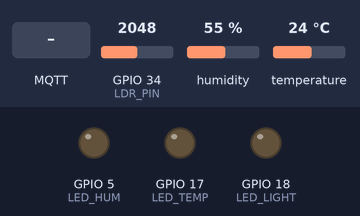
Bench run of a sketch on a simulated ESP32. Parts: output pins drawn as LEDs (lit = HIGH). Inputs (shaded band) come from the test bench; at power-on: GPIO 34 (LDR_PIN) = 2048, humidity 55 %, temperature 24 °C. WiFi joins after 1.5 s; servers stay silent unless stated; random numbers use the default seed unless the sketch sets one; no MQTT or app messages arrive unless stated; what the sketch prints to the serial monitor is not drawn.

Above: at 2.7 s.
2.8 s: MQTT message "true" arrives on the first subscribed topic
At 3.3 s:
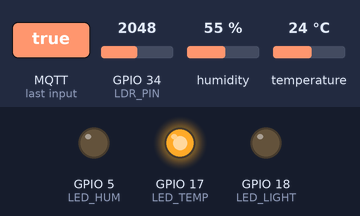
4.3 s: MQTT message "true" arrives on the second subscribed topic
At 5.5 s:
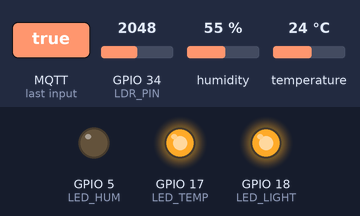
5.8 s: MQTT message "1" arrives on the first subscribed topic
At 6.7 s:
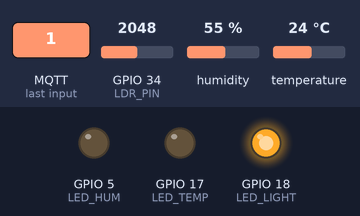
7.3 s: MQTT message "true" arrives on the third subscribed topic
At 8.0 s:
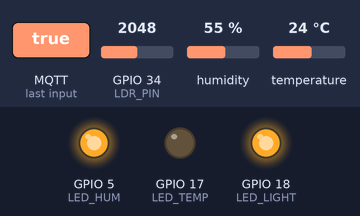
8.8 s: MQTT message "1" arrives on the second subscribed topic
At 10.0 s:
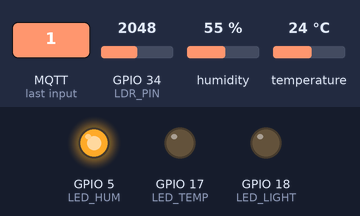
10.3 s: MQTT message "true" arrives on the first subscribed topic
At 11.3 s:
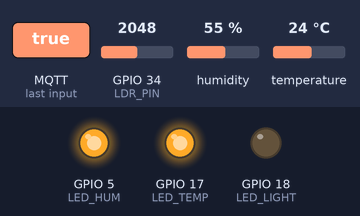
Timing chart, 0 to 12.8 s (numbered marks = the images above; inputs shaded):
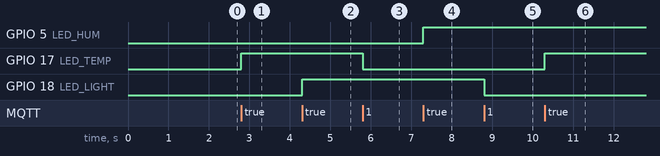

Measured:
- after the input at 2.8 s, GPIO 17 (LED_TEMP): LOW → HIGH at once
- after the input at 4.3 s, GPIO 18 (LED_LIGHT): LOW → HIGH at once
- after the input at 5.8 s, GPIO 17 (LED_TEMP): HIGH → LOW at once
- after the input at 7.3 s, GPIO 5 (LED_HUM): LOW → HIGH at once
- after the input at 8.8 s, GPIO 18 (LED_LIGHT): HIGH → LOW at once
- after the input at 10.3 s, GPIO 17 (LED_TEMP): LOW → HIGH at once

The sketch:

iot_ptit.ino
```cpp
/**
 * IoT Smart Weather — ESP32 Firmware
 *
 * Hardware:
 *   - DHT11       → Pin 13  (Temperature & Humidity)
 *   - LM393 Light → Pin 34  (Light level via photoresistor)
 *   - Fan relay   → Pin 25
 *   - Bulb relay  → Pin 26
 *   - Dehumidifier→ Pin 27
 *   - Buzzer/LED  → Pin 32  (Wind speed warning)
 *
 * MQTT Topics:
 *   Publish:   sensor/data           → sensor readings (JSON)
 *              device/status/<name>  → device state feedback
 *   Subscribe: device/fan            → control fan (true/false)
 *              device/bulb           → control bulb (true/false)
 *              device/dehumidifier   → control dehumidifier (true/false)
 */

#include <WiFi.h>
#include <PubSubClient.h>
#include <DHT.h>
#include <math.h>

// ── Pin Definitions ────────────────────────────────────────────────────────
#define DHTPIN           19
#define DHTTYPE          DHT11
#define LDR_PIN          34
#define LED_TEMP         17 // Tương ứng với Fan / Quạt (Nhiệt độ)
#define LED_HUM          5  // Tương ứng với Dehumidifier / Máy hút ẩm
#define LED_LIGHT        18 // Tương ứng với Bulb / Đèn

// ── WiFi Config ────────────────────────────────────────────────────────────
const char* ssid     = "TanIphone";
const char* password = "11111111";

// ── MQTT Config ────────────────────────────────────────────────────────────
const char* mqtt_server = "172.20.10.5";
const int   mqtt_port   = 1883;

// ── MQTT Topics ────────────────────────────────────────────────────────────
const char* TOPIC_SENSOR      = "sensor/data";
const char* TOPIC_FAN         = "device/fan";
const char* TOPIC_BULB        = "device/bulb";
const char* TOPIC_DEHUMIDIFIER= "device/dehumidifier";

// ── Timing (non-blocking) ──────────────────────────────────────────────────
const unsigned long PUBLISH_INTERVAL = 2000;   // gửi sensor data mỗi 2 giây

unsigned long lastPublishTime = 0;

// ── Global Objects ─────────────────────────────────────────────────────────
WiFiClient   espClient;
PubSubClient client(espClient);
DHT          dht(DHTPIN, DHTTYPE);

// ─────────────────────────────────────────────────────────────────────────────
// WiFi Setup
// ─────────────────────────────────────────────────────────────────────────────
void setup_wifi() {
  Serial.println();
  Serial.print("Connecting to WiFi: ");
  Serial.println(ssid);

  WiFi.begin(ssid, password);
  while (WiFi.status() != WL_CONNECTED) {
    delay(500);
    Serial.print(".");
  }

  Serial.println();
  Serial.println("WiFi connected!");
  Serial.print("IP address: ");
  Serial.println(WiFi.localIP());
}

// ─────────────────────────────────────────────────────────────────────────────
// MQTT Callback — nhận lệnh điều khiển từ backend
// ─────────────────────────────────────────────────────────────────────────────
void callback(char* topic, byte* payload, unsigned int length) {
  // Parse payload thành String
  String message = "";
  for (unsigned int i = 0; i < length; i++) {
    message += (char)payload[i];
  }

  Serial.print("MQTT IN [");
  Serial.print(topic);
  Serial.print("]: ");
  Serial.println(message);

  // message = "true" hoặc "false"
  bool state = (message == "true");
  String deviceName = "";

  if (strcmp(topic, TOPIC_FAN) == 0) {
    digitalWrite(LED_TEMP, state ? HIGH : LOW);
    deviceName = "fan";
  }
  else if (strcmp(topic, TOPIC_BULB) == 0) {
    digitalWrite(LED_LIGHT, state ? HIGH : LOW);
    deviceName = "bulb";
  }
  else if (strcmp(topic, TOPIC_DEHUMIDIFIER) == 0) {
    digitalWrite(LED_HUM, state ? HIGH : LOW);
    deviceName = "dehumidifier";
  }
  else {
    Serial.println("Unknown topic, ignoring.");
    return;
  }

  // Phản hồi trạng thái về backend — khớp với MqttConfig.java handler()
  // Format: {"device":"fan","status":true}
  String statusTopic = "device/status/" + deviceName;
  String statusJson  = "{\"device\":\"" + deviceName + "\",\"status\":" + (state ? "true" : "false") + "}";

  client.publish(statusTopic.c_str(), statusJson.c_str());
  Serial.print("MQTT OUT [");
  Serial.print(statusTopic);
  Serial.print("]: ");
  Serial.println(statusJson);
}

// ─────────────────────────────────────────────────────────────────────────────
// MQTT Reconnect
// ─────────────────────────────────────────────────────────────────────────────
void reconnect() {
  while (!client.connected()) {
    Serial.print("Connecting to MQTT broker...");
    String clientId = "ESP32-" + String(random(0xffff), HEX);

    if (client.connect(clientId.c_str())) {
      Serial.println(" connected!");
      // Subscribe các topic điều khiển thiết bị
      client.subscribe(TOPIC_FAN);
      client.subscribe(TOPIC_BULB);
      client.subscribe(TOPIC_DEHUMIDIFIER);
      Serial.println("Subscribed: device/fan, device/bulb, device/dehumidifier");
    } else {
      Serial.print(" failed, rc=");
      Serial.print(client.state());
      Serial.println(". Retry in 5s...");
      delay(5000);
    }
  }
}

// ─────────────────────────────────────────────────────────────────────────────
// Build valid JSON payload cho sensor/data
// Backend (SensorDataService.java) parse: temperature, humidity, light_level
// ─────────────────────────────────────────────────────────────────────────────
String buildSensorPayload(int temperature, int humidity, int lightLevel) {
  // QUAN TRỌNG: không có trailing comma trước "}" — JSON hợp lệ
  String json = "{";
  json += "\"temperature\":" + String(temperature) + ",";
  json += "\"humidity\":"    + String(humidity)    + ",";
  json += "\"lightLevel\":"  + String(lightLevel);
  json += "}";
  return json;
}

// ─────────────────────────────────────────────────────────────────────────────
// Setup
// ─────────────────────────────────────────────────────────────────────────────
void setup() {
  Serial.begin(115200);
  dht.begin();

  pinMode(LED_TEMP,         OUTPUT);
  pinMode(LED_LIGHT,        OUTPUT);
  pinMode(LED_HUM,          OUTPUT);

  // Trạng thái ban đầu: tất cả tắt
  digitalWrite(LED_TEMP,         LOW);
  digitalWrite(LED_LIGHT,        LOW);
  digitalWrite(LED_HUM,          LOW);

  setup_wifi();
  client.setServer(mqtt_server, mqtt_port);
  client.setCallback(callback);

  Serial.println("Setup complete. Starting loop...");
}

// ─────────────────────────────────────────────────────────────────────────────
// Loop — NON-BLOCKING bằng millis()
// Không dùng delay() trong loop chính để MQTT callback luôn được xử lý kịp thời
// ─────────────────────────────────────────────────────────────────────────────
void loop() {
  // Đảm bảo kết nối MQTT
  if (!client.connected()) {
    reconnect();
  }
  client.loop();  // Xử lý incoming MQTT messages

  unsigned long now = millis();

  // ── Đọc & publish sensor data mỗi PUBLISH_INTERVAL ms ──────────────────
  if (now - lastPublishTime >= PUBLISH_INTERVAL) {
    lastPublishTime = now;

    int humidity    = round(dht.readHumidity());
    int temperature = round(dht.readTemperature());

    // Đảo ngược giá trị LDR: Mạch ESP32 ADC đọc từ 0-4095.
    // Nếu che (tối) mà giá trị tăng, ta lấy 4095 trừ đi giá trị đọc được để nó giảm.
    int rawLight    = analogRead(LDR_PIN);
    int lightLevel  = (int)ceil((4095 - rawLight) / 4.0) + 1;

    // Kiểm tra NaN (DHT11 đôi khi đọc lỗi)
    if (isnan(humidity) || isnan(temperature)) {
      Serial.println("DHT11 read error! Skipping publish.");
      return;
    }

    String payload = buildSensorPayload(temperature, humidity, lightLevel);
    bool published = client.publish(TOPIC_SENSOR, payload.c_str());

    Serial.print("MQTT OUT [sensor/data]: ");
    Serial.print(payload);
    Serial.println(published ? " ✓" : " ✗ FAILED");
  }
}
```
